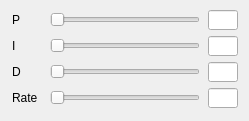
      <widget class="QWidget" name="tab_Roll">
       <attribute name="title">
        <string>Roll</string>
       </attribute>
       <widget class="QWidget" name="layoutWidget_2">
        <property name="geometry">
         <rect>
          <x>10</x>
          <y>10</y>
          <width>230</width>
          <height>102</height>
         </rect>
        </property>
        <layout class="QHBoxLayout" name="horizontalLayout_5">
         <item>
          <layout class="QVBoxLayout" name="verticalLayout_4">
           <item>
            <widget class="QLabel" name="label_P_2">
             <property name="minimumSize">
              <size>
               <width>30</width>
               <height>20</height>
              </size>
             </property>
             <property name="maximumSize">
              <size>
               <width>30</width>
               <height>20</height>
              </size>
             </property>
             <property name="font">
              <font>
               <family>Arial</family>
               <pointsize>9</pointsize>
              </font>
             </property>
             <property name="text">
              <string>P</string>
             </property>
            </widget>
           </item>
           <item>
            <widget class="QLabel" name="label_I_2">
             <property name="minimumSize">
              <size>
               <width>30</width>
               <height>20</height>
              </size>
             </property>
             <property name="maximumSize">
              <size>
               <width>30</width>
               <height>20</height>
              </size>
             </property>
             <property name="font">
              <font>
               <family>Arial</family>
               <pointsize>9</pointsize>
              </font>
             </property>
             <property name="text">
              <string>I</string>
             </property>
            </widget>
           </item>
           <item>
            <widget class="QLabel" name="label_D_2">
             <property name="minimumSize">
              <size>
               <width>30</width>
               <height>20</height>
              </size>
             </property>
             <property name="maximumSize">
              <size>
               <width>30</width>
               <height>20</height>
              </size>
             </property>
             <property name="font">
              <font>
               <family>Arial</family>
               <pointsize>9</pointsize>
              </font>
             </property>
             <property name="text">
              <string>D</string>
             </property>
            </widget>
           </item>
           <item>
            <widget class="QLabel" name="label_Rate_2">
             <property name="minimumSize">
              <size>
               <width>30</width>
               <height>20</height>
              </size>
             </property>
             <property name="maximumSize">
              <size>
               <width>30</width>
               <height>20</height>
              </size>
             </property>
             <property name="font">
              <font>
               <family>Arial</family>
               <pointsize>9</pointsize>
              </font>
             </property>
             <property name="text">
              <string>Rate</string>
             </property>
            </widget>
           </item>
          </layout>
         </item>
         <item>
          <layout class="QVBoxLayout" name="verticalLayout_5">
           <item>
            <widget class="QSlider" name="horizontalSlider_P_2">
             <property name="minimumSize">
              <size>
               <width>150</width>
               <height>20</height>
              </size>
             </property>
             <property name="maximumSize">
              <size>
               <width>150</width>
               <height>20</height>
              </size>
             </property>
             <property name="orientation">
              <enum>Qt::Horizontal</enum>
             </property>
            </widget>
           </item>
           <item>
            <widget class="QSlider" name="horizontalSlider_I_2">
             <property name="minimumSize">
              <size>
               <width>150</width>
               <height>20</height>
              </size>
             </property>
             <property name="maximumSize">
              <size>
               <width>150</width>
               <height>20</height>
              </size>
             </property>
             <property name="orientation">
              <enum>Qt::Horizontal</enum>
             </property>
            </widget>
           </item>
           <item>
            <widget class="QSlider" name="horizontalSlider_D_2">
             <property name="minimumSize">
              <size>
               <width>150</width>
               <height>20</height>
              </size>
             </property>
             <property name="maximumSize">
              <size>
               <width>150</width>
               <height>20</height>
              </size>
             </property>
             <property name="orientation">
              <enum>Qt::Horizontal</enum>
             </property>
            </widget>
           </item>
           <item>
            <widget class="QSlider" name="horizontalSlider_Rate_2">
             <property name="minimumSize">
              <size>
               <width>150</width>
               <height>20</height>
              </size>
             </property>
             <property name="maximumSize">
              <size>
               <width>150</width>
               <height>20</height>
              </size>
             </property>
             <property name="orientation">
              <enum>Qt::Horizontal</enum>
             </property>
            </widget>
           </item>
          </layout>
         </item>
         <item>
          <layout class="QVBoxLayout" name="verticalLayout_6">
           <item>
            <widget class="QLineEdit" name="lineEdit_P_2">
             <property name="minimumSize">
              <size>
               <width>30</width>
               <height>20</height>
              </size>
             </property>
             <property name="maximumSize">
              <size>
               <width>30</width>
               <height>20</height>
              </size>
             </property>
             <property name="font">
              <font>
               <family>Arial</family>
               <pointsize>9</pointsize>
              </font>
             </property>
            </widget>
           </item>
           <item>
            <widget class="QLineEdit" name="lineEdit_I_2">
             <property name="minimumSize">
              <size>
               <width>30</width>
               <height>20</height>
              </size>
             </property>
             <property name="maximumSize">
              <size>
               <width>30</width>
               <height>20</height>
              </size>
             </property>
             <property name="font">
              <font>
               <family>Arial</family>
               <pointsize>9</pointsize>
              </font>
             </property>
            </widget>
           </item>
           <item>
            <widget class="QLineEdit" name="lineEdit_D_2">
             <property name="minimumSize">
              <size>
               <width>30</width>
               <height>20</height>
              </size>
             </property>
             <property name="maximumSize">
              <size>
               <width>30</width>
               <height>20</height>
              </size>
             </property>
             <property name="font">
              <font>
               <family>Arial</family>
               <pointsize>9</pointsize>
              </font>
             </property>
            </widget>
           </item>
           <item>
            <widget class="QLineEdit" name="lineEdit_Rate_2">
             <property name="minimumSize">
              <size>
               <width>30</width>
               <height>20</height>
              </size>
             </property>
             <property name="maximumSize">
              <size>
               <width>30</width>
               <height>20</height>
              </size>
             </property>
             <property name="font">
              <font>
               <family>Arial</family>
               <pointsize>9</pointsize>
              </font>
             </property>
            </widget>
           </item>
          </layout>
         </item>
        </layout>
       </widget>
      </widget>
